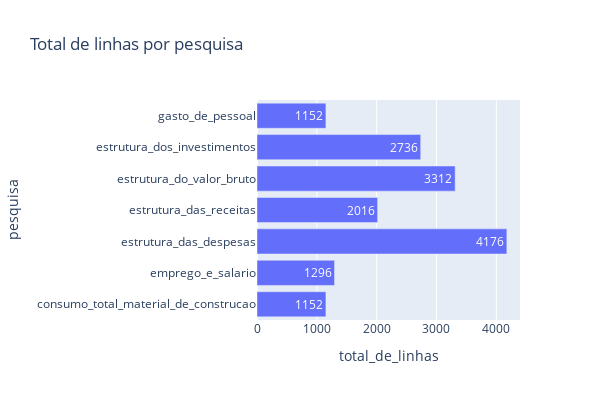

The notebook cell this image was saved under:
### Markdown cell above
#### Total de linhas por pesquisa

### Code cell
total_de_linhas_por_pesquisa = (
    dataframe_paic
    .groupby(by=["pesquisa"])["pesquisa"]
    .count()
    .to_frame(name="total_de_linhas")
    .reset_index())
grafico = bar(
    data_frame=total_de_linhas_por_pesquisa,
    x="total_de_linhas",
    y="pesquisa",
    width=600,
    height=400,
    title="Total de linhas por pesquisa",
    text_auto=True)
grafico.show()

### Figure 1 — Plotly figure (JSON) as saved in the notebook; plotly's stock layout.template omitted (floating-point values rounded to 4 significant figures)
{"data": [{"alignmentgroup": "True", "hovertemplate": "total_de_linhas=%{x}<br>pesquisa=%{y}<extra></extra>", "legendgroup": "", "marker": {"color": "#636efa", "pattern": {"shape": ""}}, "name": "", "offsetgroup": "", "orientation": "h", "showlegend": false, "textposition": "auto", "texttemplate": "%{x}", "type": "bar", "x": [1152, 1296, 4176, 2016, 3312, 2736, 1152], "xaxis": "x", "y": ["consumo_total_material_de_construcao", "emprego_e_salario", "estrutura_das_despesas", "estrutura_das_receitas", "estrutura_do_valor_bruto", "estrutura_dos_investimentos", "gasto_de_pessoal"], "yaxis": "y"}], "layout": {"barmode": "relative", "height": 400, "legend": {"tracegroupgap": 0}, "title": {"text": "Total de linhas por pesquisa"}, "width": 600, "xaxis": {"anchor": "y", "domain": [0, 1], "title": {"text": "total_de_linhas"}}, "yaxis": {"anchor": "x", "domain": [0, 1], "title": {"text": "pesquisa"}}}}
